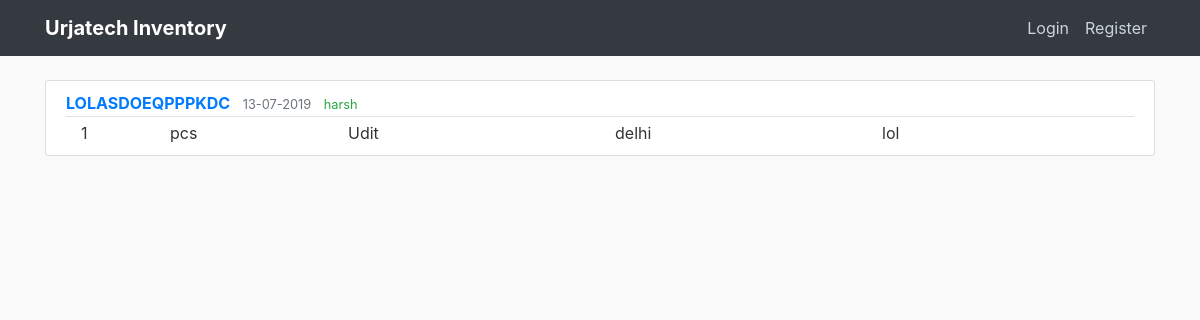
The page /post/2 on the database as committed earlier.
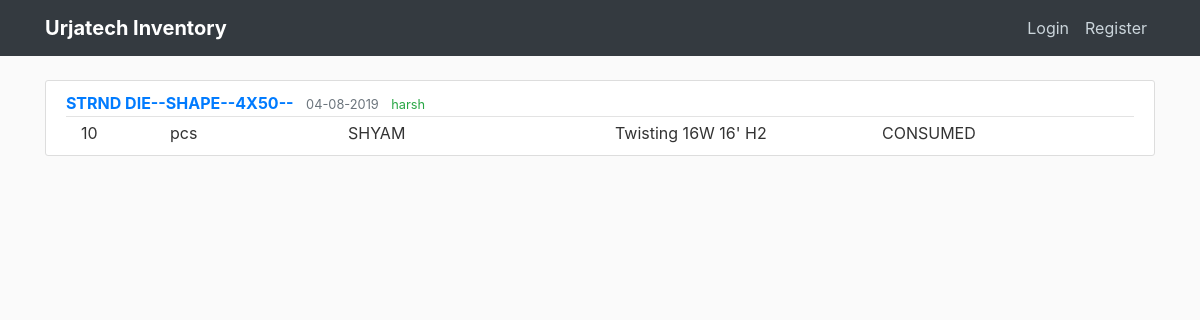
The same page on the database as committed later.
### flaskblog/models.py (models this page shows, shortened)
class Post(db.Model):
    id = db.Column(db.Integer, primary_key=True)
    material_id = db.Column(db.String(50), nullable=False)
    numbers_issued = db.Column(db.Integer)
    unit = db.Column(db.String(10))
    person = db.Column(db.String(20))
    location = db.Column(db.String(50))
    type_issued = db.Column(db.String(20))
    date_posted = db.Column(db.DateTime, nullable=False, default=datetime.now)
    user_id = db.Column(db.Integer, db.ForeignKey('user.id'))

### flaskblog/routes.py (the view)
@app.route("/post/<int:post_id>")
def post(post_id):
    post = Post.query.get_or_404(post_id)
    return render_template('post.html', title=post.material_id, post=post)

### flaskblog/templates/post.html (shortened to what this page needs)
{% extends "layout.html" %}
{% block content %}
    <article class="media content-section">
        <div class="media-body">
            <div class="article-metadata">
                <a class="mr-2 text-uppercase font-weight-bold" href="#">{{ post.material_id }}</a>
                <small class="text-muted">{{ post.date_posted.strftime('%d-%m-%Y') }}</small>
                <small class="ml-2 text-success">{{ post.author.name }}</small>
            </div>
            <div class="container mr-1">
              <div class="row">
                <div class="col-1">
                  {{ post.numbers_issued }}
                </div>
                <div class="col-2">
                  {{ post.unit }}
                </div>
                <div class="col-3">
                  {{ post.person }}
                </div>
                <div class="col-3">
                  {{ post.location }}
                </div>
                <div class="col-1">
                  {{ post.type_issued }}
                </div>
              </div>
        </div>
    </article>
{% endblock content %}

Rows that differ between the two databases and show on the page:
changed Post "pcs": material_id "LOLASDOEQPPPKDC" → "STRND DIE--SHAPE--4X50--"; date_posted "13-07-2019" → "04-08-2019"; numbers_issued "1" → "10"; person "Udit" → "SHYAM"; location "delhi" → "Twisting 16W 16' H2"; type_issued "lol" → "CONSUMED"
